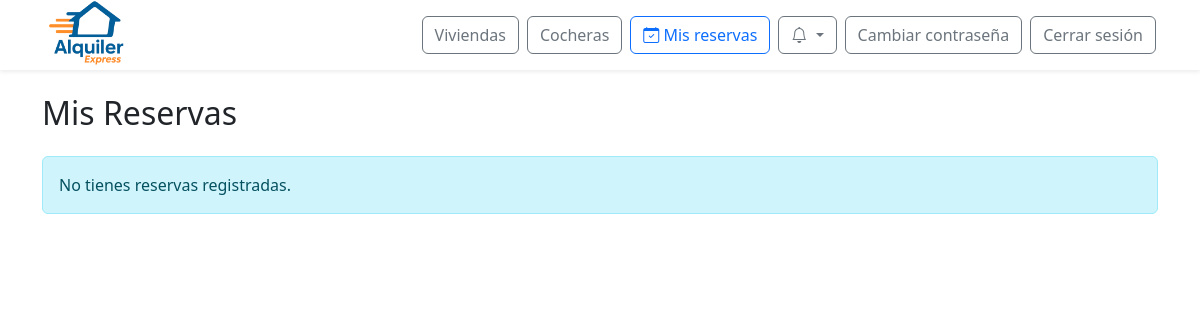
Before: /reservas/ (signed in) with the older database file.
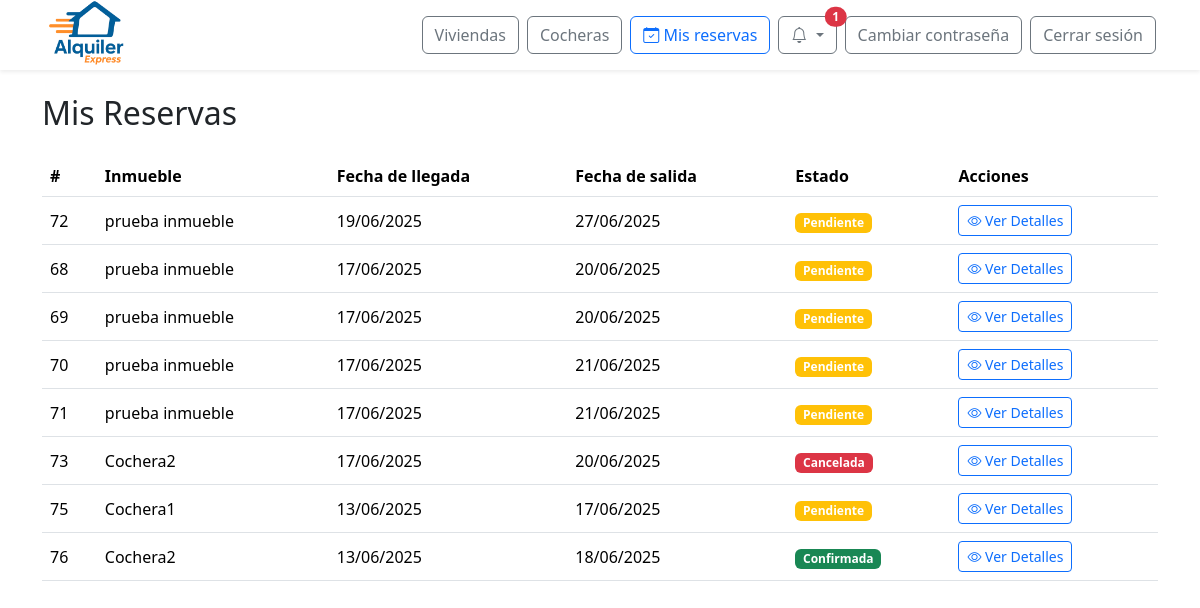
After: the same page with the newer database file.
### web/models.py (models this page shows, shortened)
class Reserva(models.Model):
    id_reserva = models.AutoField(primary_key=True)
    fecha_inicio = models.DateField()
    fecha_fin = models.DateField()
    precio_total = models.DecimalField(max_digits=10, decimal_places=2)
    estado = models.ForeignKey(Estado, on_delete=models.SET_NULL, null=True)  # Aquí está el estado FK
    inmueble = models.ForeignKey(Inmueble, null=True, blank=True, on_delete=models.SET_NULL)
    cochera = models.ForeignKey(Cochera, null=True, blank=True, on_delete=models.SET_NULL)
    descripcion = models.TextField()
    aprobada_en = models.DateTimeField(null=True, blank=True)

class Inmueble(models.Model):
    id_inmueble = models.AutoField(primary_key=True)
    nombre = models.CharField(max_length=100, unique=True)
    ubicacion = models.TextField()
    provincia = models.ForeignKey(Provincia, on_delete=models.SET_NULL, null=True)
    ciudad = models.ForeignKey(Ciudad, on_delete=models.SET_NULL, null=True)
    descripcion = models.TextField()
    cantidad_banios = models.IntegerField()
    cantidad_ambientes = models.IntegerField()
    cantidad_camas = models.IntegerField()
    cantidad_huespedes = models.IntegerField()
    precio_por_dia = models.DecimalField(max_digits=10, decimal_places=2)
    politica_cancelacion = models.TextField()
    fecha_publicacion = models.DateField()
    cochera = models.ForeignKey(Cochera, null=True, blank=True, on_delete=models.SET_NULL)
    estado = models.ForeignKey(Estado, on_delete=models.SET_NULL, null=True)
    empleado = models.ForeignKey(Perfil, null=True, blank=True, on_delete=models.SET_NULL)
    minimo_dias_alquiler = models.PositiveIntegerField(default=1, verbose_name="Mínimo de días de alquiler")
    def __str__(self):
        return self.nombre

class Estado(models.Model):
    id_estado = models.AutoField(primary_key=True)
    nombre = models.CharField(max_length=100)

class Cochera(models.Model):
    id_cochera = models.AutoField(primary_key=True)
    nombre = models.CharField(max_length=100, unique=True)
    alto = models.FloatField()
    ancho = models.FloatField()
    largo = models.FloatField()
    cantidad_vehiculos = models.IntegerField()
    con_techo = models.BooleanField()
    descripcion = models.TextField()
    ubicacion = models.TextField()
    provincia = models.ForeignKey(Provincia, on_delete=models.SET_NULL, null=True)
    ciudad = models.ForeignKey(Ciudad, on_delete=models.SET_NULL, null=True)
    precio_por_dia = models.DecimalField(max_digits=10, decimal_places=2)
    politica_cancelacion = models.TextField()
    fecha_publicacion = models.DateField()
    estado = models.ForeignKey(Estado, on_delete=models.SET_NULL, null=True)
    empleado = models.ForeignKey(Perfil, null=True, blank=True, on_delete=models.SET_NULL)
    minimo_dias_alquiler = models.PositiveIntegerField(default=1, verbose_name="Mínimo de días de alquiler")
    def __str__(self):
        return self.nombre

### web/views.py (the view)
# urls.py: path('reservas/', views.reservas_usuario, name='reservas_usuario'),
@login_required
def reservas_usuario(request):
    reservas = Reserva.objects.filter(clienteinmueble__cliente=request.user.perfil).distinct().order_by('-fecha_inicio')
    return render(request, 'reservas.html', {
        'reservas': reservas
    })

### web/context_processors.py (called while the page is built)
def notifications(request):
    if request.user.is_authenticated:
        try:
            return {
                'notificaciones': request.user.perfil.notificacion_set.order_by('-fecha_creacion')[:10],
                'notificaciones_no_leidas': request.user.perfil.notificacion_set.filter(leido=False).count()
            }
        except Exception:
            return {}
    return {}

def is_client_context(request):
    return {'is_client': is_client(request.user)}

### web/templatetags/user_groups.py (called while the page is built)
@register.filter(name='has_group')
def has_group(user, group_name):
    if not user.is_authenticated:
        return False
    return user.groups.filter(name=group_name).exists()

### web/views.py (called while the page is built)
def is_client(user):
    return user.is_authenticated and user.groups.filter(name="cliente").exists()

### web/templates/reservas.html (shortened to what this page needs)
{% extends 'base.html' %}
{% load static %}
{% block content %}
<div class="container pt-4" style="margin-top: 70px;">
  <h2 class="mb-4">Mis Reservas</h2>
  {% if reservas %}
    <div class="table-responsive">
      <table class="table table-hover align-middle">
        <thead>
          <tr>
            <th>#</th>
            <th>Inmueble</th>
            <th>Fecha de llegada</th>
            <th>Fecha de salida</th>
            <th>Estado</th>
            <th>Acciones</th>
          </tr>
        </thead>
        <tbody>
          {% for reserva in reservas %}
          <tr>
            <td>{{ reserva.id_reserva }}</td>
            <td>
              {% if reserva.inmueble %}
                {{ reserva.inmueble }}
              {% elif reserva.cochera %}
                {{ reserva.cochera }}
              {% else %}
                -
              {% endif %}
            </td>
            <td>{{ reserva.fecha_inicio|date:"d/m/Y" }}</td>
            <td>{{ reserva.fecha_fin|date:"d/m/Y" }}</td>
            <td>
              <span class="badge
                {% if reserva.estado.nombre == 'Confirmada' %}bg-success
                {% elif reserva.estado.nombre == 'Cancelada' %}bg-danger
                {% elif reserva.estado.nombre == 'Rechazada' %}bg-secondary
                {% elif reserva.estado.nombre == 'Pagada' %}bg-info
                {% elif reserva.estado.nombre == 'Aprobada' %}bg-primary
                {% elif reserva.estado.nombre == 'Pendiente' %}bg-warning
                {% elif reserva.estado.nombre == 'Finalizada' %}bg-dark
                {% else %}bg-warning{% endif %}">
                {{ reserva.estado.nombre }}
              </span>
            </td>
            <td>
              <a href="{% url 'ver_detalle_reserva' reserva.id_reserva %}" class="btn btn-outline-primary btn-sm">
                <i class="bi bi-eye"></i> Ver Detalles
              </a>
            </td>
          </tr>
          {% endfor %}
        </tbody>
      </table>
    </div>
  {% else %}
    <div class="alert alert-info">No tienes reservas registradas.</div>
  {% endif %}
</div>
{% endblock %}

Changed rows visible on the page:
added Reserva: id_reserva "72", inmueble "prueba inmueble", fecha_inicio "19/06/2025", fecha_fin "27/06/2025", estado.nombre "Pendiente"
added Reserva: id_reserva "68", inmueble "prueba inmueble", fecha_inicio "17/06/2025", fecha_fin "20/06/2025", estado.nombre "Pendiente"
added Reserva: id_reserva "69", inmueble "prueba inmueble", fecha_inicio "17/06/2025", fecha_fin "20/06/2025", estado.nombre "Pendiente"
added Reserva: id_reserva "70", inmueble "prueba inmueble", fecha_inicio "17/06/2025", fecha_fin "21/06/2025", estado.nombre "Pendiente"
added Reserva: id_reserva "71", inmueble "prueba inmueble", fecha_inicio "17/06/2025", fecha_fin "21/06/2025", estado.nombre "Pendiente"
added Reserva: id_reserva "73", cochera "Cochera2", fecha_inicio "17/06/2025", fecha_fin "20/06/2025", estado.nombre "Cancelada"
added Reserva: id_reserva "75", cochera "Cochera1", fecha_inicio "13/06/2025", fecha_fin "17/06/2025", estado.nombre "Pendiente"
added Reserva: id_reserva "76", cochera "Cochera2", fecha_inicio "13/06/2025", fecha_fin "18/06/2025", estado.nombre "Confirmada"
Other visible differences:
{{ notificaciones_no_leidas }}: (not shown) → "1"
text no longer shown: "No tienes reservas registradas."
text now shown: "# Inmueble Fecha de llegada Fecha de salida Estado Acciones"
